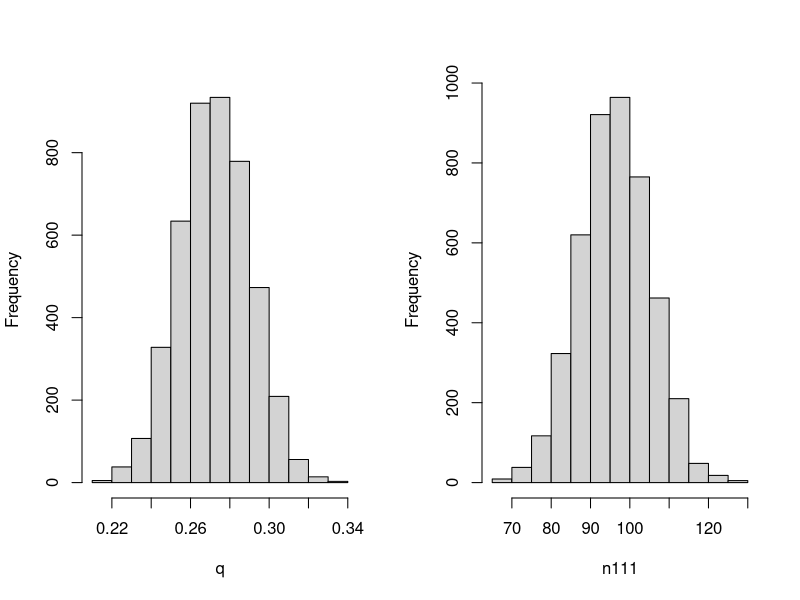
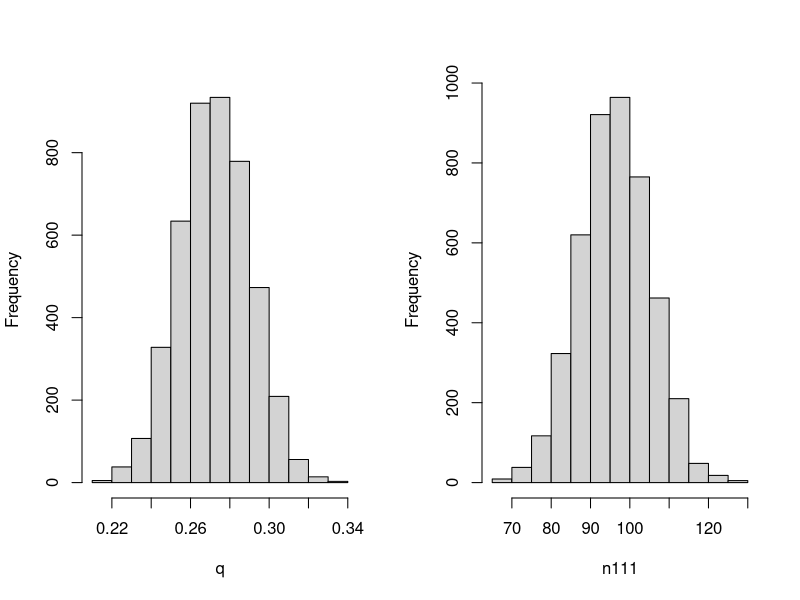

These figures' R source, in order:
#################################################################################
##This script provides a routine to draws samples from the joint posterior 
## distribution of the escape probability 'q' and the frequency
## n111 of chain 1->1->1, based on a general data set for households of size
## three  where data on n1, n11, and N3 for available for the 
## outbreak. The algorithm is based on Gibbs 
## sampling (see the lecture notes).
##
## INPUT mcmc.size  = the number of MCMC iterations
##       alpha,beta = parameters of the Beta prior distribution
##                    of the escape probability    
##              n1  = frequency of chain 1
##              n11 =  frequency of chain 1->1
##              N3  =  frequency of chains with outbreak size 3 
##                      (the total frequency of chains 1->2 and 1->1->1)
##
## OUTPUT mychainGibbs = the MCMC sample of q and n111 as a list
##                     of two entries, each a vector of length mcmc.size
## 
## Last updated July 9, 2018/ MEH
#################################################################################
mychainGibbs = function(n1,n11,N3,mcmc.size,alpha,beta){
# Reserve space
q    = rep(0,mcmc.size)
n111 = rep(0,mcmc.size)

# Initialize the model unknowns
q[1]    = 0.5;                         # just an initial guess
n111[1] = round(N3*2*q[1]/(2*q[1]+1)) # the (rounded) expected value of n_111, 
                                       # given q =0.5 

# Draw MCMC samples
for (i in 2:mcmc.size){

   # Draw an iterate of q from its full conditional distribution
   q[i] = rbeta(1,2*n1+2*n11+n111[i-1]+alpha,n11+2*N3+beta)
  
   # Draw an iterate of n111 from its full conditional distribution
   n111[i] = rbinom(1,N3,2*q[i]/(2*q[i]+1))
   
   }

# The output: the MCMC samples
mychainGibbs = list(q=q,n111=n111)

}

## Run the sampler

## mcmc-size = 5000, alpha = 1, beta = 1

test1=mychainGibbs(34,25,275,5000,1,1)

# Assume a burn-in of 500 iterations. 

# Summary of the results 
summary(test1$q[501:5000])
summary(test1$n111[501:5000])

#pdf(file="/Users/betz/Documents/TexWork/MCMC/betz/Bayesintro/chaingibbs1.pdf", height=4.5, width=8.9)
# Set up to have 2 plots in one figure
par(mfrow=c(1,2),oma=c(0,0,0,0))

hist(test1$q[501:5000],main="",xlab="q")
hist(test1$n111[501:5000],main="",xlab="n111")

# or
hist(test1[[1]][501:5000],main="",xlab="q")
hist(test1[[2]][501:5000],main="",xlab="n111")


#dev.off()